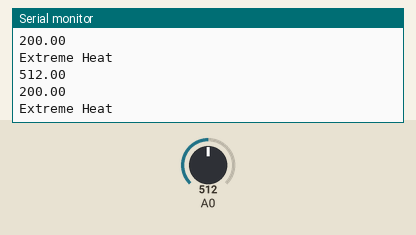
The sketch below on a simulated Arduino Uno, built with avr-gcc and run on an emulated ATmega328P. Shown: the last lines printed to the serial monitor. Inputs (shaded band) come from the test bench; at power-on: A0 = 512.

Above: at 5.8 s.
5.9 s: A0 set to 716
At 10.4 s:
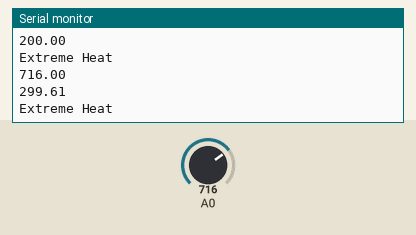
11.9 s: A0 set to 900
At 15.4 s:
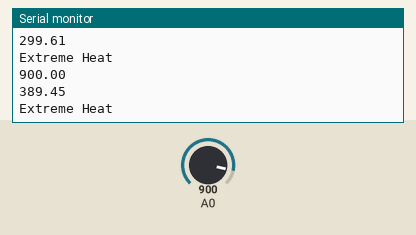
Timing chart, 0 to 16.9 s (numbered marks = the images above; inputs shaded):
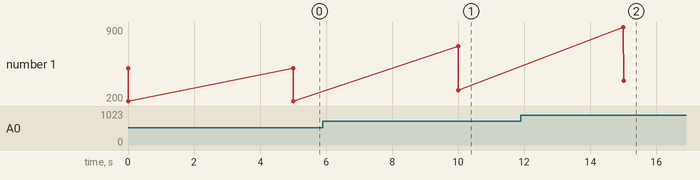

The sketch:

temperature_sensor_code.ino
```cpp
// C++ code
//

float temp_celcius;
float voltage;
float analog_reading;
void setup()
{
  pinMode(A0, INPUT);
  Serial.begin(19600);
}

void loop()
{
  analog_reading = analogRead(A0);
  Serial.println(analog_reading);
  voltage = analog_reading * 5 / 1024;
  // Wait for 1000 millisecond(s)
  temp_celcius = 100 * (voltage - 0.5);
  Serial.println(temp_celcius);
  if(temp_celcius > 40.0)
  {
    Serial.println("Extreme Heat");
    delay(5000);
  }
}
```

Measured:
- after the input at 5.9 s, the serial monitor: prints a new line after 4.1 s (image 1)
- after the input at 11.9 s, the serial monitor: prints a new line after 3.1 s (image 2)
- plotted number 1: 200 → 299.61 after the input at 5.9 s, 299.61 → 389.45 after the input at 11.9 s
